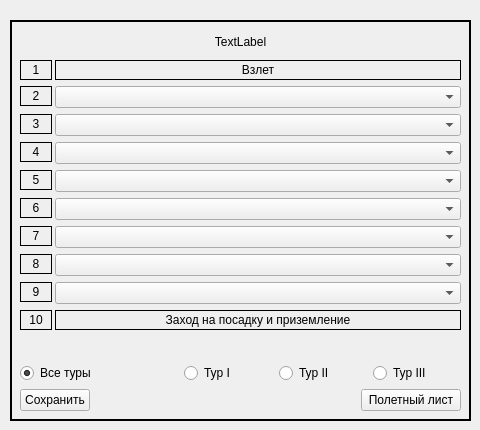
         <widget class="QWidget" name="tab_2">
          <attribute name="title">
           <string>Полётная программа</string>
          </attribute>
          <widget class="QFrame" name="frame_5">
           <property name="geometry">
            <rect>
             <x>10</x>
             <y>20</y>
             <width>461</width>
             <height>401</height>
            </rect>
           </property>
           <property name="frameShape">
            <enum>QFrame::Box</enum>
           </property>
           <property name="frameShadow">
            <enum>QFrame::Plain</enum>
           </property>
           <property name="lineWidth">
            <number>2</number>
           </property>
           <widget class="QWidget" name="layoutWidget">
            <property name="geometry">
             <rect>
              <x>10</x>
              <y>10</y>
              <width>441</width>
              <height>381</height>
             </rect>
            </property>
            <layout class="QVBoxLayout" name="verticalLayout_4">
             <item>
              <layout class="QFormLayout" name="formLayout_2">
               <property name="horizontalSpacing">
                <number>3</number>
               </property>
               <item row="1" column="0">
                <widget class="QLabel" name="label_10">
                 <property name="minimumSize">
                  <size>
                   <width>32</width>
                   <height>20</height>
                  </size>
                 </property>
                 <property name="maximumSize">
                  <size>
                   <width>32</width>
                   <height>20</height>
                  </size>
                 </property>
                 <property name="frameShape">
                  <enum>QFrame::Box</enum>
                 </property>
                 <property name="text">
                  <string>1</string>
                 </property>
                 <property name="alignment">
                  <set>Qt::AlignCenter</set>
                 </property>
                </widget>
               </item>
               <item row="1" column="1">
                <widget class="QLabel" name="label_11">
                 <property name="minimumSize">
                  <size>
                   <width>0</width>
                   <height>20</height>
                  </size>
                 </property>
                 <property name="maximumSize">
                  <size>
                   <width>16777215</width>
                   <height>20</height>
                  </size>
                 </property>
                 <property name="frameShape">
                  <enum>QFrame::Box</enum>
                 </property>
                 <property name="text">
                  <string>Взлет</string>
                 </property>
                 <property name="alignment">
                  <set>Qt::AlignCenter</set>
                 </property>
                </widget>
               </item>
               <item row="2" column="0">
                <widget class="QLabel" name="label_12">
                 <property name="minimumSize">
                  <size>
                   <width>32</width>
                   <height>20</height>
                  </size>
                 </property>
                 <property name="maximumSize">
                  <size>
                   <width>32</width>
                   <height>20</height>
                  </size>
                 </property>
                 <property name="frameShape">
                  <enum>QFrame::Box</enum>
                 </property>
                 <property name="text">
                  <string>  2  </string>
                 </property>
                 <property name="alignment">
                  <set>Qt::AlignCenter</set>
                 </property>
                </widget>
               </item>
               <item row="2" column="1">
                <widget class="QComboBox" name="comboBox_2"/>
               </item>
               <item row="3" column="0">
                <widget class="QLabel" name="label_13">
                 <property name="minimumSize">
                  <size>
                   <width>32</width>
                   <height>20</height>
                  </size>
                 </property>
                 <property name="maximumSize">
                  <size>
                   <width>32</width>
                   <height>20</height>
                  </size>
                 </property>
                 <property name="frameShape">
                  <enum>QFrame::Box</enum>
                 </property>
                 <property name="text">
                  <string>  3  </string>
                 </property>
                 <property name="alignment">
                  <set>Qt::AlignCenter</set>
                 </property>
                </widget>
               </item>
               <item row="4" column="0">
                <widget class="QLabel" name="label_14">
                 <property name="minimumSize">
                  <size>
                   <width>32</width>
                   <height>20</height>
                  </size>
                 </property>
                 <property name="maximumSize">
                  <size>
                   <width>32</width>
                   <height>20</height>
                  </size>
                 </property>
                 <property name="frameShape">
                  <enum>QFrame::Box</enum>
                 </property>
                 <property name="text">
                  <string>  4  </string>
                 </property>
                 <property name="alignment">
                  <set>Qt::AlignCenter</set>
                 </property>
                </widget>
               </item>
               <item row="3" column="1">
                <widget class="QComboBox" name="comboBox_3"/>
               </item>
               <item row="4" column="1">
                <widget class="QComboBox" name="comboBox_4"/>
               </item>
               <item row="5" column="0">
                <widget class="QLabel" name="label_15">
                 <property name="minimumSize">
                  <size>
                   <width>32</width>
                   <height>20</height>
                  </size>
                 </property>
                 <property name="maximumSize">
                  <size>
                   <width>32</width>
                   <height>20</height>
                  </size>
                 </property>
                 <property name="frameShape">
                  <enum>QFrame::Box</enum>
                 </property>
                 <property name="text">
                  <string>  5  </string>
                 </property>
                 <property name="alignment">
                  <set>Qt::AlignCenter</set>
                 </property>
                </widget>
               </item>
               <item row="6" column="0">
                <widget class="QLabel" name="label_16">
                 <property name="minimumSize">
                  <size>
                   <width>32</width>
                   <height>20</height>
                  </size>
                 </property>
                 <property name="maximumSize">
                  <size>
                   <width>32</width>
                   <height>20</height>
                  </size>
                 </property>
                 <property name="frameShape">
                  <enum>QFrame::Box</enum>
                 </property>
                 <property name="text">
                  <string>  6  </string>
                 </property>
                 <property name="alignment">
                  <set>Qt::AlignCenter</set>
                 </property>
                </widget>
               </item>
               <item row="7" column="0">
                <widget class="QLabel" name="label_17">
                 <property name="minimumSize">
                  <size>
                   <width>32</width>
                   <height>20</height>
                  </size>
                 </property>
                 <property name="maximumSize">
                  <size>
                   <width>32</width>
                   <height>20</height>
                  </size>
                 </property>
                 <property name="frameShape">
                  <enum>QFrame::Box</enum>
                 </property>
                 <property name="text">
                  <string>  7  </string>
                 </property>
                 <property name="alignment">
                  <set>Qt::AlignCenter</set>
                 </property>
                </widget>
               </item>
               <item row="8" column="0">
                <widget class="QLabel" name="label_18">
                 <property name="minimumSize">
                  <size>
                   <width>32</width>
                   <height>20</height>
                  </size>
                 </property>
                 <property name="maximumSize">
                  <size>
                   <width>32</width>
                   <height>20</height>
                  </size>
                 </property>
                 <property name="frameShape">
                  <enum>QFrame::Box</enum>
                 </property>
                 <property name="text">
                  <string>  8  </string>
                 </property>
                 <property name="alignment">
                  <set>Qt::AlignCenter</set>
                 </property>
                </widget>
               </item>
               <item row="9" column="0">
                <widget class="QLabel" name="label_19">
                 <property name="minimumSize">
                  <size>
                   <width>32</width>
                   <height>20</height>
                  </size>
                 </property>
                 <property name="maximumSize">
                  <size>
                   <width>32</width>
                   <height>20</height>
                  </size>
                 </property>
                 <property name="frameShape">
                  <enum>QFrame::Box</enum>
                 </property>
                 <property name="text">
                  <string>  9  </string>
                 </property>
                 <property name="alignment">
                  <set>Qt::AlignCenter</set>
                 </property>
                </widget>
               </item>
               <item row="10" column="0">
                <widget class="QLabel" name="label_20">
                 <property name="minimumSize">
                  <size>
                   <width>32</width>
                   <height>20</height>
                  </size>
                 </property>
                 <property name="maximumSize">
                  <size>
                   <width>32</width>
                   <height>20</height>
                  </size>
                 </property>
                 <property name="frameShape">
                  <enum>QFrame::Box</enum>
                 </property>
                 <property name="text">
                  <string>  10  </string>
                 </property>
                 <property name="alignment">
                  <set>Qt::AlignCenter</set>
                 </property>
                </widget>
               </item>
               <item row="5" column="1">
                <widget class="QComboBox" name="comboBox_5"/>
               </item>
               <item row="6" column="1">
                <widget class="QComboBox" name="comboBox_6"/>
               </item>
               <item row="7" column="1">
                <widget class="QComboBox" name="comboBox_7"/>
               </item>
               <item row="8" column="1">
                <widget class="QComboBox" name="comboBox_8"/>
               </item>
               <item row="9" column="1">
                <widget class="QComboBox" name="comboBox_9"/>
               </item>
               <item row="10" column="1">
                <widget class="QLabel" name="label_21">
                 <property name="minimumSize">
                  <size>
                   <width>0</width>
                   <height>20</height>
                  </size>
                 </property>
                 <property name="maximumSize">
                  <size>
                   <width>16777215</width>
                   <height>20</height>
                  </size>
                 </property>
                 <property name="frameShape">
                  <enum>QFrame::Box</enum>
                 </property>
                 <property name="text">
                  <string>Заход на посадку и приземление</string>
                 </property>
                 <property name="alignment">
                  <set>Qt::AlignCenter</set>
                 </property>
                </widget>
               </item>
               <item row="0" column="0" colspan="2">
                <widget class="QLabel" name="member_label">
                 <property name="minimumSize">
                  <size>
                   <width>0</width>
                   <height>24</height>
                  </size>
                 </property>
                 <property name="maximumSize">
                  <size>
                   <width>16777215</width>
                   <height>24</height>
                  </size>
                 </property>
                 <property name="text">
                  <string>TextLabel</string>
                 </property>
                 <property name="alignment">
                  <set>Qt::AlignCenter</set>
                 </property>
                </widget>
               </item>
              </layout>
             </item>
             <item>
              <layout class="QGridLayout" name="gridLayout">
               <item row="0" column="0">
                <widget class="QRadioButton" name="radioButton">
                 <property name="text">
                  <string>Все туры</string>
                 </property>
                 <property name="checked">
                  <bool>true</bool>
                 </property>
                </widget>
               </item>
               <item row="0" column="2">
                <widget class="QRadioButton" name="fl_rb_1">
                 <property name="text">
                  <string>Тур I</string>
                 </property>
                </widget>
               </item>
               <item row="0" column="4">
                <widget class="QRadioButton" name="fl_rb_3">
                 <property name="text">
                  <string>Тур III</string>
                 </property>
                </widget>
               </item>
               <item row="0" column="3">
                <widget class="QRadioButton" name="fl_rb_2">
                 <property name="text">
                  <string>Тур II</string>
                 </property>
                </widget>
               </item>
               <item row="0" column="1">
                <spacer name="horizontalSpacer_2">
                 <property name="orientation">
                  <enum>Qt::Horizontal</enum>
                 </property>
                 <property name="sizeType">
                  <enum>QSizePolicy::Fixed</enum>
                 </property>
                 <property name="sizeHint" stdset="0">
                  <size>
                   <width>70</width>
                   <height>20</height>
                  </size>
                 </property>
                </spacer>
               </item>
              </layout>
             </item>
             <item>
              <layout class="QHBoxLayout" name="horizontalLayout">
               <item>
                <widget class="QPushButton" name="save_prog_btn">
                 <property name="minimumSize">
                  <size>
                   <width>70</width>
                   <height>0</height>
                  </size>
                 </property>
                 <property name="maximumSize">
                  <size>
                   <width>70</width>
                   <height>16777215</height>
                  </size>
                 </property>
                 <property name="text">
                  <string>Сохранить</string>
                 </property>
                </widget>
               </item>
               <item>
                <spacer name="horizontalSpacer">
                 <property name="orientation">
                  <enum>Qt::Horizontal</enum>
                 </property>
                 <property name="sizeHint" stdset="0">
                  <size>
                   <width>40</width>
                   <height>20</height>
                  </size>
                 </property>
                </spacer>
               </item>
               <item>
                <widget class="QPushButton" name="flylist_btn">
                 <property name="minimumSize">
                  <size>
                   <width>100</width>
                   <height>0</height>
                  </size>
                 </property>
                 <property name="maximumSize">
                  <size>
                   <width>100</width>
                   <height>16777215</height>
                  </size>
                 </property>
                 <property name="text">
                  <string>Полетный лист</string>
                 </property>
                </widget>
               </item>
              </layout>
             </item>
            </layout>
           </widget>
          </widget>
         </widget>
